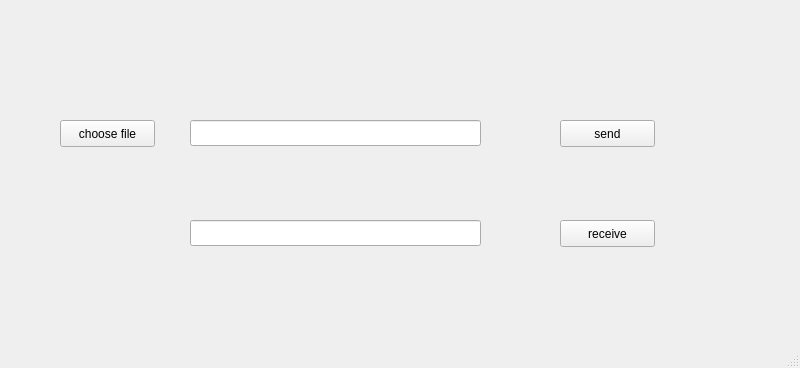
<?xml version="1.0" encoding="UTF-8"?>
<ui version="4.0">
 <class>MainWindow</class>
 <widget class="QMainWindow" name="MainWindow">
  <property name="geometry">
   <rect>
    <x>0</x>
    <y>0</y>
    <width>800</width>
    <height>368</height>
   </rect>
  </property>
  <property name="windowTitle">
   <string>MainWindow</string>
  </property>
  <widget class="QWidget" name="centralwidget">
   <widget class="QPushButton" name="pushButton">
    <property name="geometry">
     <rect>
      <x>60</x>
      <y>120</y>
      <width>95</width>
      <height>27</height>
     </rect>
    </property>
    <property name="text">
     <string>choose file</string>
    </property>
   </widget>
   <widget class="QLineEdit" name="lineEdit">
    <property name="geometry">
     <rect>
      <x>190</x>
      <y>120</y>
      <width>291</width>
      <height>26</height>
     </rect>
    </property>
   </widget>
   <widget class="QPushButton" name="pushButton_2">
    <property name="geometry">
     <rect>
      <x>560</x>
      <y>120</y>
      <width>95</width>
      <height>27</height>
     </rect>
    </property>
    <property name="text">
     <string>send</string>
    </property>
   </widget>
   <widget class="QPushButton" name="pushButton_3">
    <property name="geometry">
     <rect>
      <x>560</x>
      <y>220</y>
      <width>95</width>
      <height>27</height>
     </rect>
    </property>
    <property name="text">
     <string>receive</string>
    </property>
   </widget>
   <widget class="QLineEdit" name="lineEdit_2">
    <property name="geometry">
     <rect>
      <x>190</x>
      <y>220</y>
      <width>291</width>
      <height>26</height>
     </rect>
    </property>
   </widget>
  </widget>
  <widget class="QMenuBar" name="menubar">
   <property name="geometry">
    <rect>
     <x>0</x>
     <y>0</y>
     <width>800</width>
     <height>23</height>
    </rect>
   </property>
  </widget>
  <widget class="QStatusBar" name="statusbar"/>
 </widget>
 <resources/>
 <connections/>
</ui>
